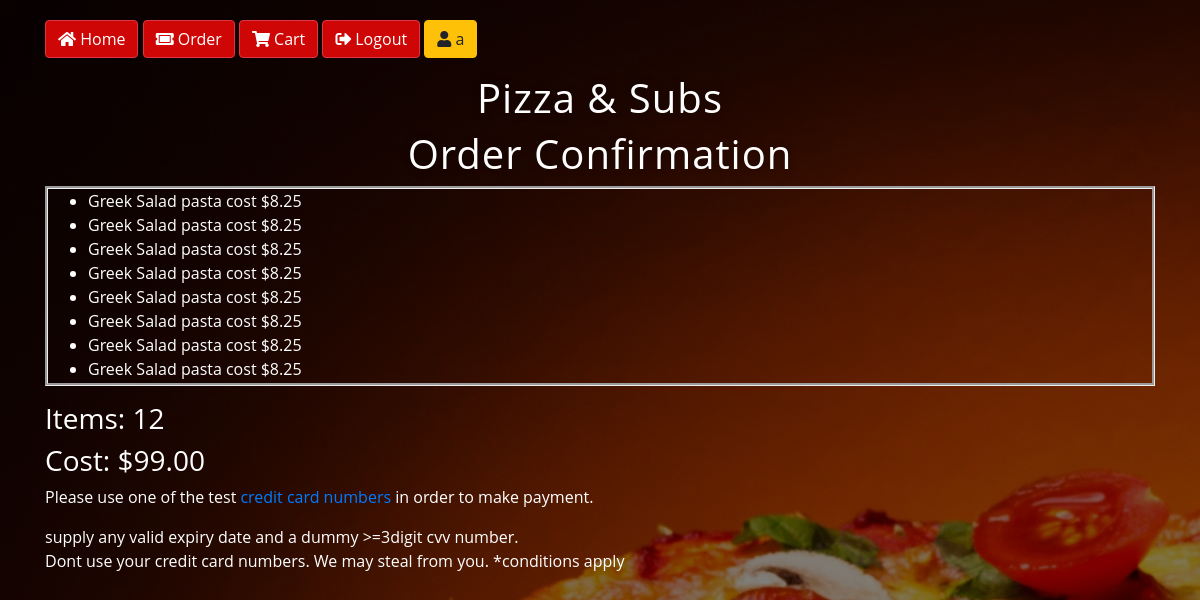
Screenshot of /show_order (signed in) with the database file from the repository.
### orders/models.py (models this page shows, shortened)
class OrderSalad(models.Model):
    user = models.ForeignKey(User, on_delete = models.SET_NULL, related_name = "salad_user", null = True)
    menutype = models.CharField(max_length=25, default="salad", editable="False")
    saladchoice = models.ForeignKey(SaladRate, on_delete = models.SET_NULL, related_name = "salad_choice", null = True)
    paid = models.BooleanField(default = False)

class SaladRate(models.Model):
    saladchoice = models.CharField(max_length = 64)
    price = models.DecimalField(max_digits = 6, decimal_places = 2)
    def __str__(self):
        return f"{self.saladchoice} pasta cost ${self.price}"

### orders/views.py (the view)
# urls.py: path("show_order", views.show_order, name="show_order"),
@login_required(login_url='/login')
def show_order(request):
    last_orders = user_cost(request)
    context = {
    "last_orders" : last_orders,
    "user_email" : request.user.email
    }
    return render(request, "orders/show_order.html", context)

### orders/templates/orders/show_order.html (shortened to what this page needs)
{% extends "orders/layout.html" %}
{% block body %}
<div class="container">
  <h1>Order Confirmation</h1>
  <div id="placedorders">
    <ul class="scrolltable">
      {% for order in last_orders.order_list %}
      <li data-menutype="{{order.menutype}}" data-pk="{{order.pk}}" data-todo="delete">
        {% if order.menutype == "pizza" %}
          {{order.pizzachoice}}
          <ul>
              {% for toppingchoice in order.toppingchoice.all %}
                <li>{{toppingchoice}}</li>
              {% empty %}
              {% endfor %}
          </ul>
        {% elif order.menutype == "pasta" %}
          {{order.pastachoice}}
        {% elif order.menutype == "salad" %}
          {{order.saladchoice}}
        {% elif order.menutype == "dinnerplatter" %}
          {{order.dinnerplatterchoice}}
        {% endif %}
      </li>
        {% empty %}
        <li>No previous orders in cart</li>
      {% endfor %}
    </ul>
  </div>
  <h3 class="makepayment">Items: {{last_orders.order_list|length}}</h3>
  <h3 class="makepayment">Cost: ${{last_orders.total_cost}}</h3>
</div>
<div class="container">
  <p>Please use one of the test <a href="https://stripe.com/docs/testing#cards">credit card numbers</a> in order to make payment.</p>
  supply any valid expiry date and a dummy >=3digit cvv number.
  <p>Dont use your credit card numbers. We may steal from you.
  *conditions apply</p>
</div>
{% endblock %}

### orders/templates/orders/layout.html (shortened to what this page needs)
{% load static %}
<!DOCTYPE html>
<html>
  <head>
    <link rel="stylesheet" href="https://maxcdn.bootstrapcdn.com/bootstrap/4.1.3/css/bootstrap.min.css">
    <link rel="stylesheet" href="https://use.fontawesome.com/releases/v5.3.1/css/all.css">
    <link rel="stylesheet" href="{% static 'orders/mystyle.css' %}">
  </head>
  <body>
    <div class="container header">
      <form>
        <div class="form-group" style="disply:flex-inline">
          <button type="button" class="btn btn-danger btnloc" id="btn_home" data-urlfor="{% url 'index' %}"> <i class="fas fa-home"></i> Home</button>
          {% if request.user.username %}
            <button type="button" class="btn btn-danger btnloc" id="btn_order" data-urlfor="{% url 'order' %}"><i class="fas fa-ticket-alt"></i> Order</button>
            <button type="button" class="btn btn-danger btnloc" id="btn_cart" data-urlfor="{% url 'show_order' %}"><i class="fas fa-shopping-cart"></i> Cart</button>
          {% endif %}
          <button type="button" class="btn btn-danger loggedin btnloc" id="btn_logout" data-urlfor="{% url 'logout' %}"><i class="fas fa-sign-out-alt"></i> Logout</button>
          <button type="button" class="btn btn-warning" id="btn_user" disabled style="opacity:100">{% if request.user.username %}<i class="fas fa-user"></i> {{request.user.username}}{% else %}<i class="far fa-user"></i> Guest{% endif %}</button>
        </div>
    </form>
    </div>
    <h1>Pizza & Subs</h1>
    {% block body %}
    {% endblock %}
  </body>
</html>

### orders/static/orders/mystyle.css (style rules this page uses)
html { width: 100%; height:100%; }
body { font-family: 'Open Sans', sans-serif; background: linear-gradient( rgba(0, 0, 0, 0.5), rgba(0, 0, 0, 0.5) ), url('img1.jpg'); color: white; }
h1,h2 { color: #fff; text-shadow: 0 0 10px rgba(0,0,0,0.3); letter-spacing:1px; text-align:center; }
.header { margin-top: 20px; }
#placedorders { overflow:hidden; transition:max-height 0.5s ease-out; // note that we're transitioning max-height, not height! height:auto; max-height:600px; // still have to hard-code a value! }
.scrolltable { height: auto; max-height: 200px; border: groove; overflow: auto; }
.btnloc { background-color:#ce0606; }

### rows the page displays
OrderSalad: saladchoice "Greek Salad pasta cost $8.25"
OrderSalad: saladchoice "Greek Salad pasta cost $8.25"
OrderSalad: saladchoice "Greek Salad pasta cost $8.25"
OrderSalad: saladchoice "Greek Salad pasta cost $8.25"
OrderSalad: saladchoice "Greek Salad pasta cost $8.25"
OrderSalad: saladchoice "Greek Salad pasta cost $8.25"
OrderSalad: saladchoice "Greek Salad pasta cost $8.25"
OrderSalad: saladchoice "Greek Salad pasta cost $8.25"

### other values shown
{{ request.user.username }} "a"
{{ last_orders.order_list|length }} "12"
{{ last_orders.total_cost }} "99.00"
